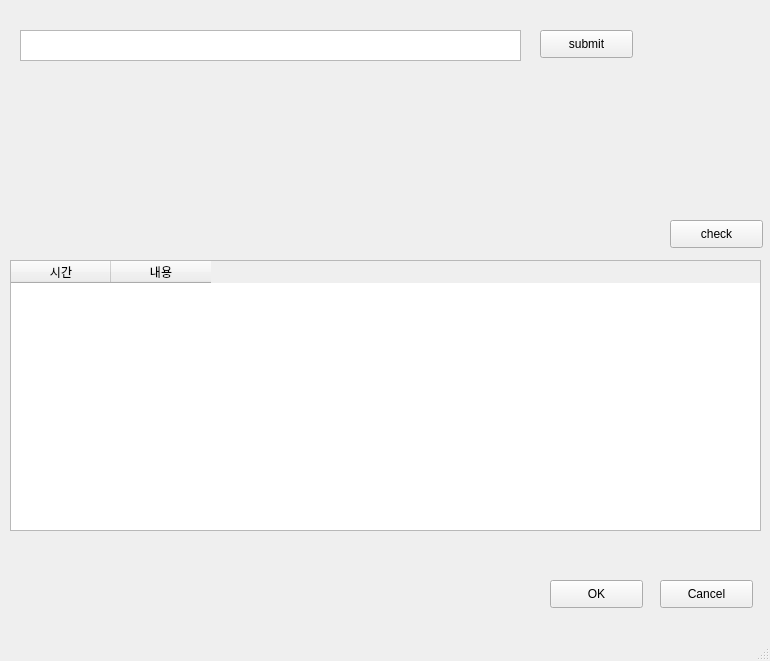
<?xml version="1.0" encoding="UTF-8"?>
<ui version="4.0">
 <class>MainWindow</class>
 <widget class="QMainWindow" name="MainWindow">
  <property name="geometry">
   <rect>
    <x>0</x>
    <y>0</y>
    <width>770</width>
    <height>661</height>
   </rect>
  </property>
  <property name="windowTitle">
   <string>MainWindow</string>
  </property>
  <widget class="QWidget" name="centralwidget">
   <widget class="QPushButton" name="submitbtn">
    <property name="geometry">
     <rect>
      <x>540</x>
      <y>30</y>
      <width>93</width>
      <height>28</height>
     </rect>
    </property>
    <property name="text">
     <string>submit</string>
    </property>
   </widget>
   <widget class="QPushButton" name="checkbtn">
    <property name="geometry">
     <rect>
      <x>670</x>
      <y>220</y>
      <width>93</width>
      <height>28</height>
     </rect>
    </property>
    <property name="text">
     <string>check</string>
    </property>
   </widget>
   <widget class="QPushButton" name="okbtn">
    <property name="geometry">
     <rect>
      <x>550</x>
      <y>580</y>
      <width>93</width>
      <height>28</height>
     </rect>
    </property>
    <property name="text">
     <string>OK</string>
    </property>
   </widget>
   <widget class="QPushButton" name="cancelbtn">
    <property name="geometry">
     <rect>
      <x>660</x>
      <y>580</y>
      <width>93</width>
      <height>28</height>
     </rect>
    </property>
    <property name="text">
     <string>Cancel</string>
    </property>
   </widget>
   <widget class="QTextEdit" name="textbox1">
    <property name="geometry">
     <rect>
      <x>20</x>
      <y>30</y>
      <width>501</width>
      <height>31</height>
     </rect>
    </property>
   </widget>
   <widget class="QTableWidget" name="dblistview">
    <property name="geometry">
     <rect>
      <x>10</x>
      <y>260</y>
      <width>751</width>
      <height>271</height>
     </rect>
    </property>
    <column>
     <property name="text">
      <string>시간</string>
     </property>
    </column>
    <column>
     <property name="text">
      <string>내용</string>
     </property>
    </column>
   </widget>
  </widget>
  <widget class="QMenuBar" name="menubar">
   <property name="geometry">
    <rect>
     <x>0</x>
     <y>0</y>
     <width>770</width>
     <height>26</height>
    </rect>
   </property>
  </widget>
  <widget class="QStatusBar" name="statusbar"/>
 </widget>
 <resources/>
 <connections/>
</ui>
